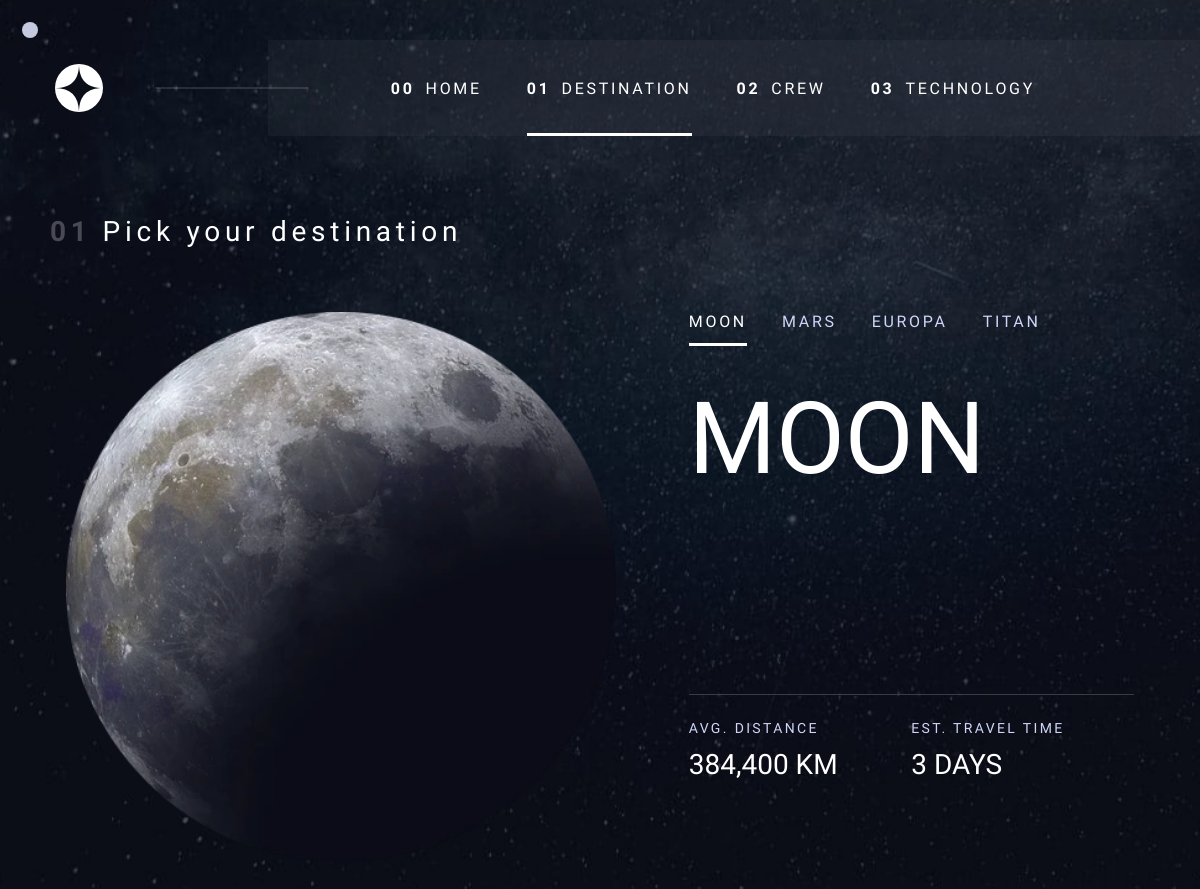
Page /destination.php on the committed database.
### tables this page shows
CREATE TABLE `destination` (
  `id` int(5) NOT NULL,
  `nom` text NOT NULL,
  `description` text NOT NULL,
  `distance` text NOT NULL,
  `travel` text NOT NULL
);

### destination.php (the view, shortened to what this page needs)
<?php
require('header.php') ?>
<div id="app" class="destination">
  <?php
  $sql = 'SELECT * FROM destination';
  $t_destination = $pdo->prepare($sql);
  $t_destination->execute();
  $destinations = $t_destination->fetchAll();
  ?>
  <h3 class="w-page-title f-heading5 transformation">
    <span number="01" class="">Pick your destination</span>
  </h3>
  <div class="l-wrapper destination">
    <div class="w-img destination">
      <img data-parallax="0.2" class="js-destination-img" src="assets/destination/image-moon.png" srcset="assets/destination/image-moon.webp "  alt="Moon">
    </div>
    <div class="w-text destination ">
      <div class="w-destination-nav f-nav-text transformation">
        <nav class="transformation">
          <?php foreach ($destinations as $destination) { ?>
            <span class="js-destination-nav link-hover"><?= $destination['nom'] ?></span>
          <?php } ?>
        </nav>
      </div>
      <h1 class="w-h1 destination f-heading2">
        <?php foreach ($destinations as $destination) { ?>
          <span class="js-destination-name"><?= $destination['nom'] ?></span>
        <?php } ?>
      </h1>
      <div class="w-2-half-wrapper transformation">
        <div>
          <strong class="f-sub-heading2"><span>AVG. DISTANCE</span></strong>
          <p class="w-destination-distance f-sub-heading1">
            <?php foreach ($destinations as $destination) { ?>
              <span class="js-destination-distance"><?= $destination['distance'] ?></span>
            <?php } ?>
          </p>
        </div>
        <div>
          <strong class="f-sub-heading2"><span>Est. travel time</span></strong>
          <p class="w-destination-travel  f-sub-heading1">
            <?php foreach ($destinations as $destination) { ?>
              <span class="js-destination-travel "><?= $destination['travel'] ?></span>
            <?php } ?>
          </p>
        </div>
      </div>
    </div>
  </div>
</div>
<?php require('footer.php') ?>

### rows in the picture
destination: nom "MOON", distance "384,400 KM", travel "3 DAYS"
destination: nom "MARS"
destination: nom "EUROPA"
destination: nom "TITAN"

### other values in the picture
$link "HOME CREW TECHNOLOGY"
$link "DESTINATION"
